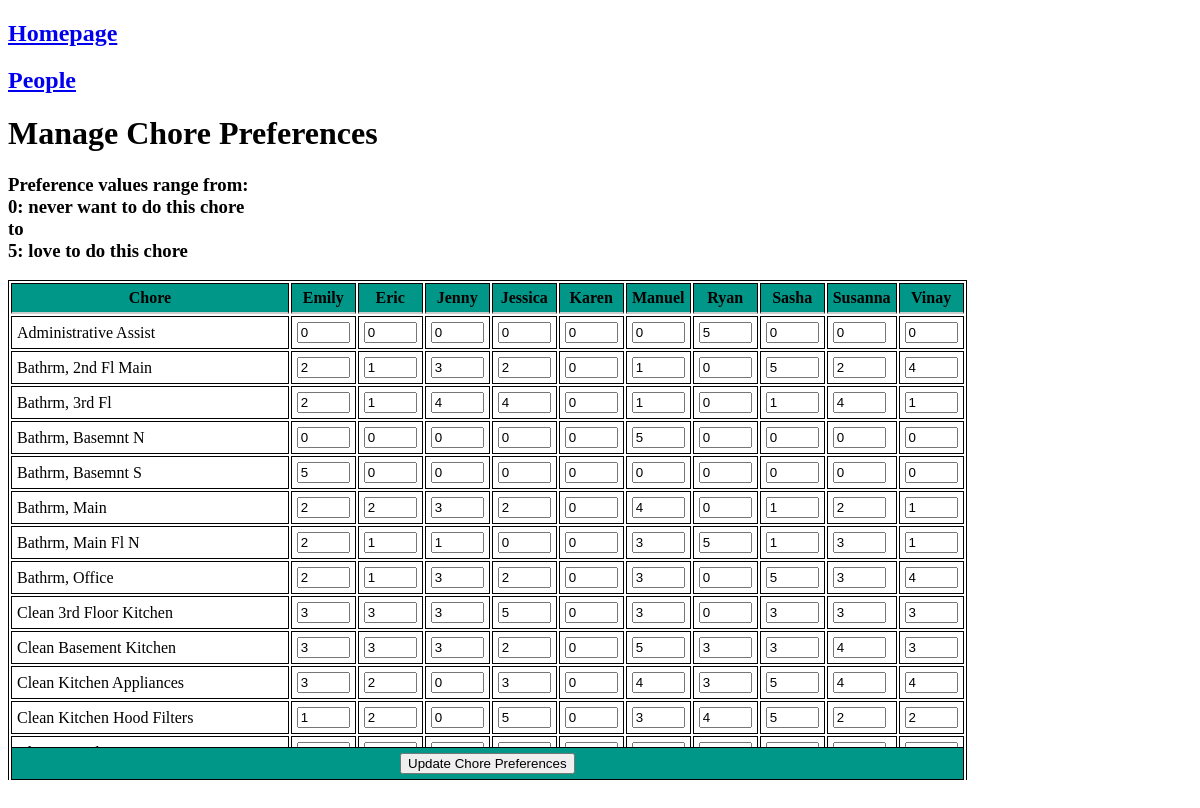
The app's page /prefs with its own data.
### tables this page shows
CREATE TABLE "people" (
"id" INTEGER,
  "first_name" TEXT,
  "last_name" TEXT,
  "load_fraction" REAL,
  "parent" INTEGER,
  "active" INTEGER,
  "email" TEXT
);

CREATE TABLE "preferences" (
"id" INTEGER,
  "task" TEXT,
  "task_type" TEXT,
  "person_id" INTEGER,
  "preference" INTEGER
);

### chore_chart.py (the view)
@app.route("/prefs", methods=["GET", "POST"])
def prefs():
    with sqlite3.connect(db) as con:
        cur = con.cursor()
        if request.method == 'POST':
            for pref_id, value in request.form.items():
                cur.execute(f"UPDATE preferences SET preference = {value} WHERE id = {pref_id}")
            con.commit()
        people = pd.read_sql(con=con, sql = f"SELECT * FROM people WHERE active")
        people = people.rename(columns = {'id': 'person_id'})
        prefs = pd.read_sql(con=con, sql = f"SELECT * FROM preferences")
        prefs = prefs.merge(people[['person_id','first_name']], on = 'person_id')
        prefs = prefs.sort_values(['task','first_name']).set_index(['task','first_name'])
    return render_template("prefs.html", prefs = prefs)

### templates/prefs.html (shortened to what this page needs)
<!doctype html>
<html>
<head>
  <link rel="stylesheet" href="{{ url_for('static', filename='style.css') }}">
</head>
<body>
  <h2><a href="/">Homepage</a></h2>
  <h2><a href="/people">People</a></h2>
  <h1>Manage Chore Preferences</h1>
  <h3>Preference values range from: <br>
    0: never want to do this chore
    <br>to<br>
    5: love to do this chore</h3>
  <div class="fixed-head">
  <table>
    <thead>
      <tr>
        <th>Chore</th>
	{% for name in prefs.index.levels[1] %}
	    <th>{{name}}</th>
	{% endfor %}
      </tr>
    </thead>
    <form method="POST" action="{{ url_for('prefs') }}">
    <tbody>
      {% for task in prefs.index.levels[0] %}
      <tr>
	<td>{{task}}</td>
	{% for name in prefs.index.levels[1] %}
	<td>
	  <input type="number"
		 value="{{ prefs.loc[(task, name), 'preference'] }}"
		 name="{{ prefs.loc[(task, name), 'id'] }}"
		 step="1" min="0" max="5"/>
	</td>
	{% endfor %}
      </tr>
      {% endfor %}
    </tbody>
    <tfoot>
      <tr>
	<td colspan="{{ prefs.index.levels[1].size + 1 }}" class="center-text">
	  <input type="submit" value="Update Chore Preferences">
	</td>
      </tr>
    </tfoot>
    </form>
  </table>
  </div>
</body>
</html>

### static/style.css (style rules this page uses)
table, th, td { border: 1px solid; }
.fixed-head thead th { background: #009688; position: sticky; top: 0; border-bottom: 2px solid #ccc; }
.fixed-head tfoot { position: sticky; bottom: 0; border-top: 2px solid #ccc; background: #009688; }
.fixed-head { display: block; overflow-y: scroll; height: 500px; }
th, td { padding: 5px; }
.center-text { text-align: center; }
input[type='number'] { width: 45px; }

### records on screen
people: first_name "Emily"
people: first_name "Eric"
people: first_name "Jenny"
people: first_name "Jessica"
people: first_name "Karen"
people: first_name "Manuel"
people: first_name "Ryan"
people: first_name "Sasha"
people: first_name "Susanna"
people: first_name "Vinay"
preferences: task "Administrative Assist", task.first_name "0", task.first_name "5"
preferences: task "Bathrm, 2nd Fl Main", task.first_name "2", task.first_name "1", task.first_name "3", task.first_name "0", task.first_name "5", task.first_name "4"
preferences: task "Bathrm, 3rd Fl", task.first_name "2", task.first_name "1", task.first_name "4", task.first_name "0"
preferences: task "Bathrm, Basemnt N", task.first_name "0", task.first_name "5"
preferences: task "Bathrm, Basemnt S", task.first_name "5", task.first_name "0"
preferences: task "Bathrm, Main", task.first_name "2", task.first_name "3", task.first_name "0", task.first_name "4", task.first_name "1"
preferences: task "Bathrm, Main Fl N", task.first_name "2", task.first_name "1", task.first_name "0", task.first_name "3", task.first_name "5"
preferences: task "Bathrm, Office", task.first_name "2", task.first_name "1", task.first_name "3", task.first_name "0", task.first_name "5", task.first_name "4"
preferences: task "Clean 3rd Floor Kitchen", task.first_name "3", task.first_name "5", task.first_name "0"
preferences: task "Clean Basement Kitchen", task.first_name "3", task.first_name "2", task.first_name "0", task.first_name "5", task.first_name "4"
preferences: task "Clean Kitchen Appliances", task.first_name "3", task.first_name "2", task.first_name "0", task.first_name "4", task.first_name "5"
preferences: task "Clean Kitchen Hood Filters", task.first_name "1", task.first_name "2", task.first_name "0", task.first_name "5", task.first_name "3", task.first_name "4"
preferences: task "Clean Laundry Room", task.first_name "5", task.first_name "1", task.first_name "0", task.first_name "4", task.first_name "3", task.first_name "2"
preferences: task.first_name "2", task.first_name "1", task.first_name "0", task.first_name "3", task.first_name "4"
